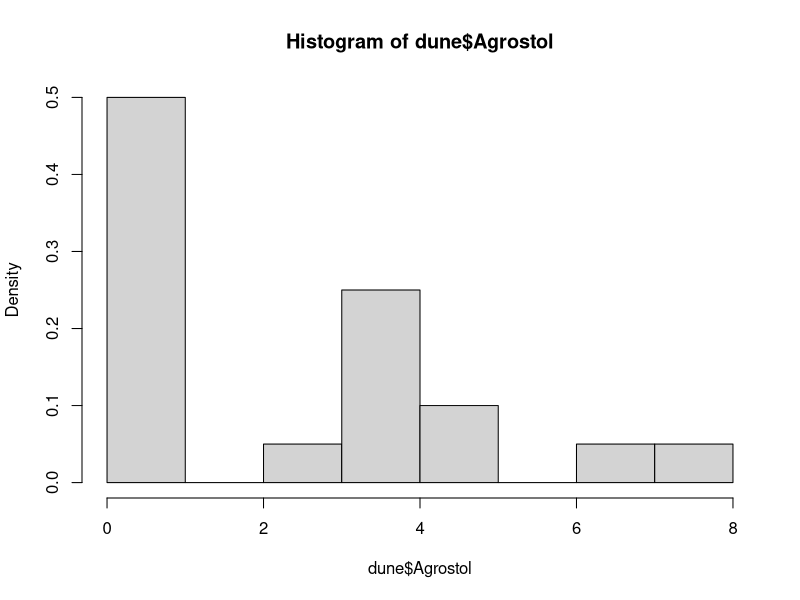

This figure's R source:
# Final Project Testing Script

# Packages

library(tidyverse)
library(vegan)

# Possible Data Sets

# Dune vegetation and environment data from Dutch Dune Meadows
?dune
data(dune)
data(dune.env)

hist(dune$Agrostol, freq = F)

# JAGS File
cat(
  "model {
  
  # Likelihood
  
  for (i in 1:n.obs) {
  exp_cover[i] <- 
  cover_class[i] ~ dnbinom(data$cover_class, mu = exp_cover)
  }
  
  # Prior
  "
)
